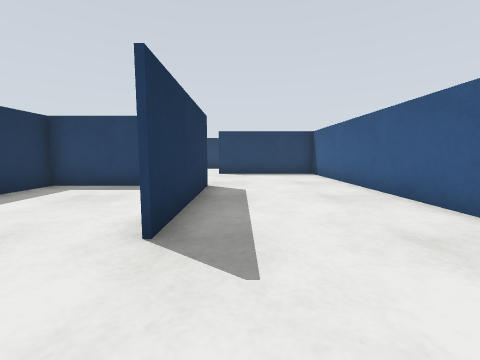
view 1 (above)

17 first-person views from a walk through a robot-simulator world made for Gazebo. The camera is 0.18 m above the floor, tilts 6° down and sees 90° across. The floor is counted in squares, 0.2 m on a side. Each view is taken from the middle of a square. On the plan, view 1 faces up. The plan holds only what a view shows up to about 10 squares ahead; the rest is blank.

view 2
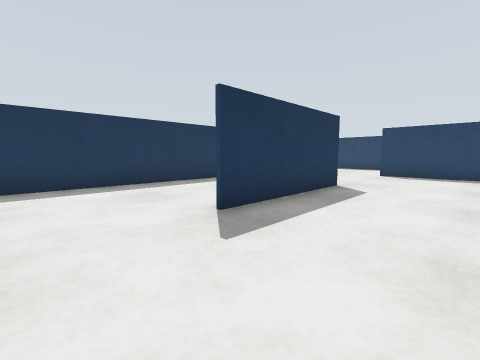

view 3
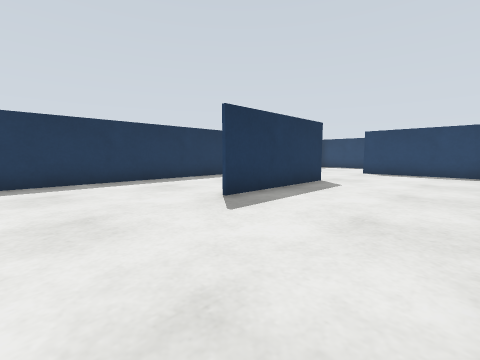

view 4
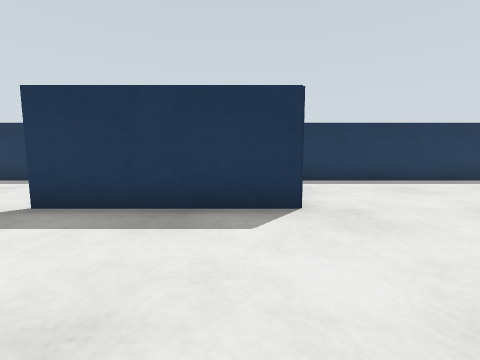

view 5
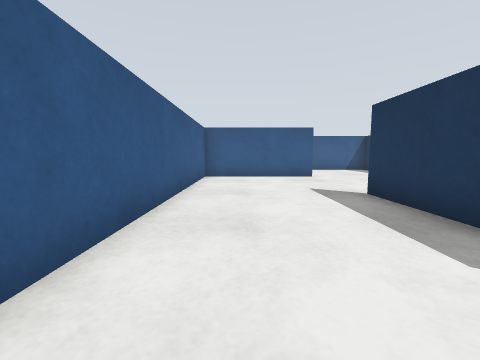

view 6
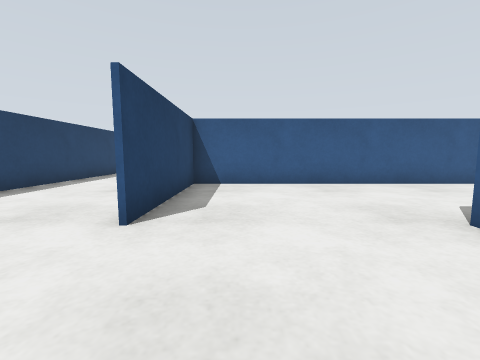

view 7
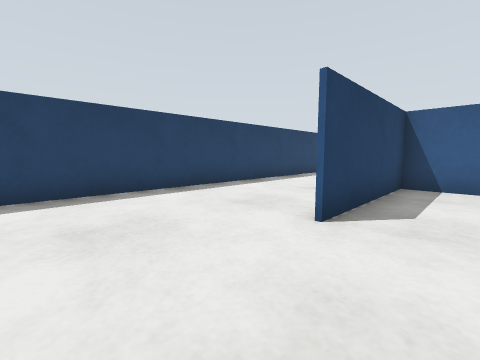

view 8
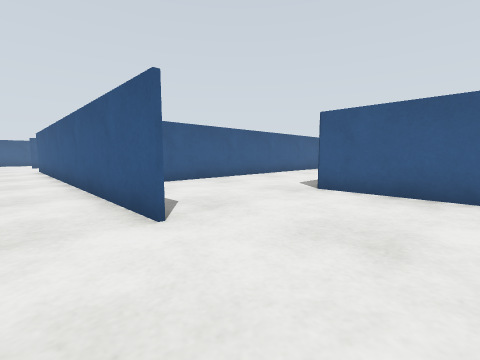

view 9
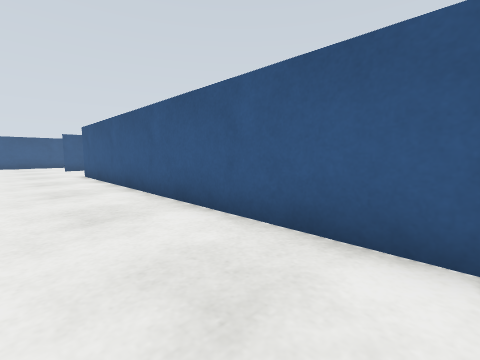

view 10
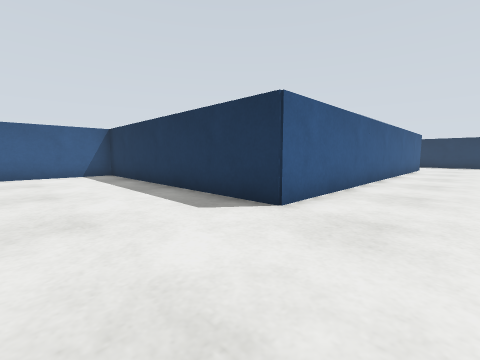

view 11
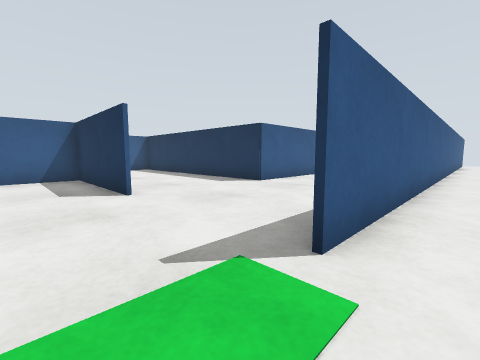

view 12
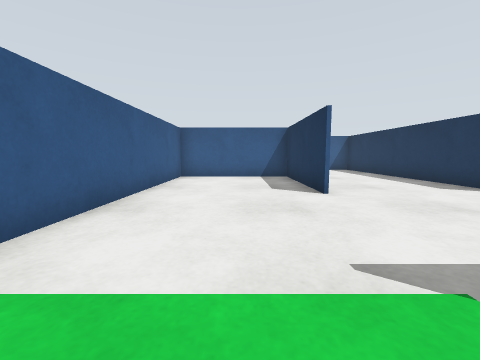

view 13
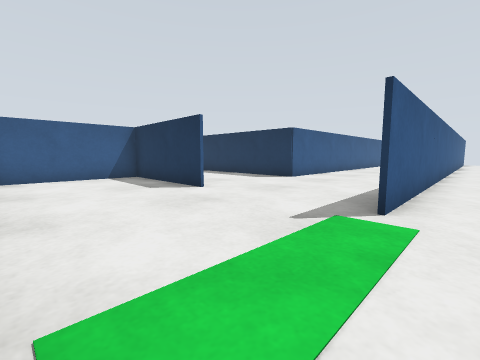

view 14
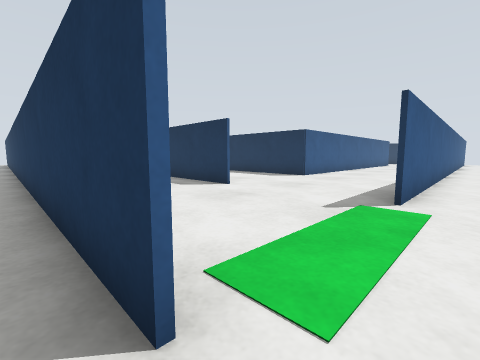

view 15
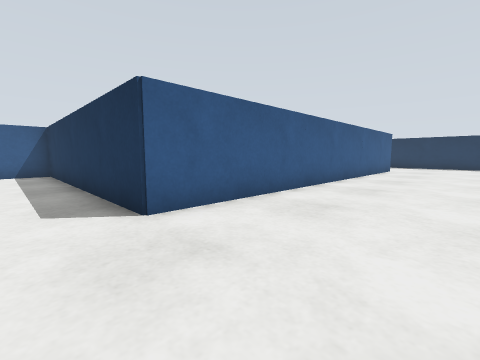

view 16
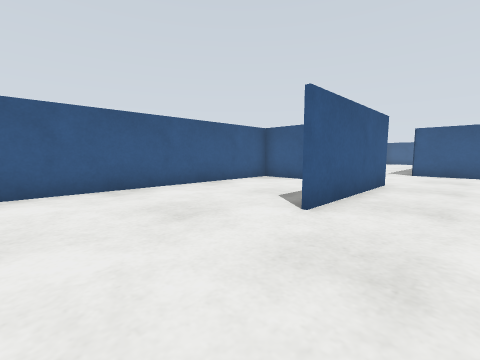

view 17
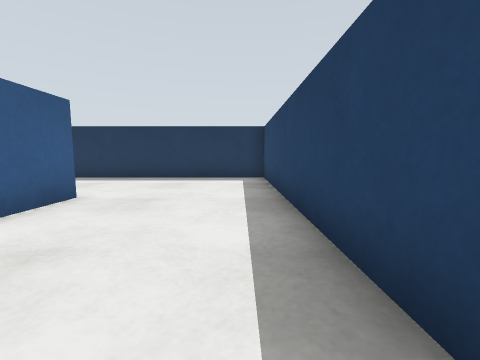

### Floor plan
Ten units are one square. View 1 is at (0, 0); x grows to the right and y downward. Boxes are objects, and circles mark ways between rooms. Rooms are numbered by the first view taken in them; rooms with no view inside come last. Other rooms are left out.
<svg viewBox="-65 -166 284 191">
<path fill="none" stroke="#000" d="M-29 -69 -54 -69 -54 15M-41 -71 -9 -71 -9 -25M-10 19 34 19 34 -114 -10 -114M-54 -115 -54 -81M61 -159 -54 -159 -54 -115M-11 -116 125 -116 125 -26 169 -26M169 -69 169 -115M56 -161 170 -161M170 -116 170 -71 214 -71 214 -151"/>
<circle cx="-25" cy="-110" r="3" fill="#2a7"/>
<circle cx="170" cy="-135" r="3" fill="#2a7"/>
<circle cx="195" cy="-160" r="3" fill="#2a7"/>
<text x="0" y="-50">1</text>
<text x="80" y="-120">2</text>
<text x="-60" y="-100">3</text>
<text x="190" y="-120">4</text>
</svg>
Room 1 opens to room 2. Room 2 opens to room 4. Room 3 opens to room 4.

Where each view was taken, in squares from view 1:
view 1: 0 up, 0 right, facing up
view 2: 0 up, 2 right, facing up-left
view 3: 1 down, 3 right, facing up-left
view 4: 6 up, 3 right, facing left
view 5: 8 up, 2 right, facing down
view 6: 10 up, 4 left, facing right
view 7: 10 up, 4 left, facing up-right
view 8: 13 up, 4 left, facing down-right
view 9: 14 up, 1 right, facing down-right
view 10: 14 up, 16 right, facing down-left
view 11: 17 up, 19 right, facing down-left
view 12: 17 up, 19 right, facing down
view 13: 17 up, 21 right, facing down-left
view 14: 17 up, 22 right, facing down-left
view 15: 15 up, 14 right, facing down-left
view 16: 15 up, 15 right, facing down-right
view 17: 15 up, 4 right, facing left
